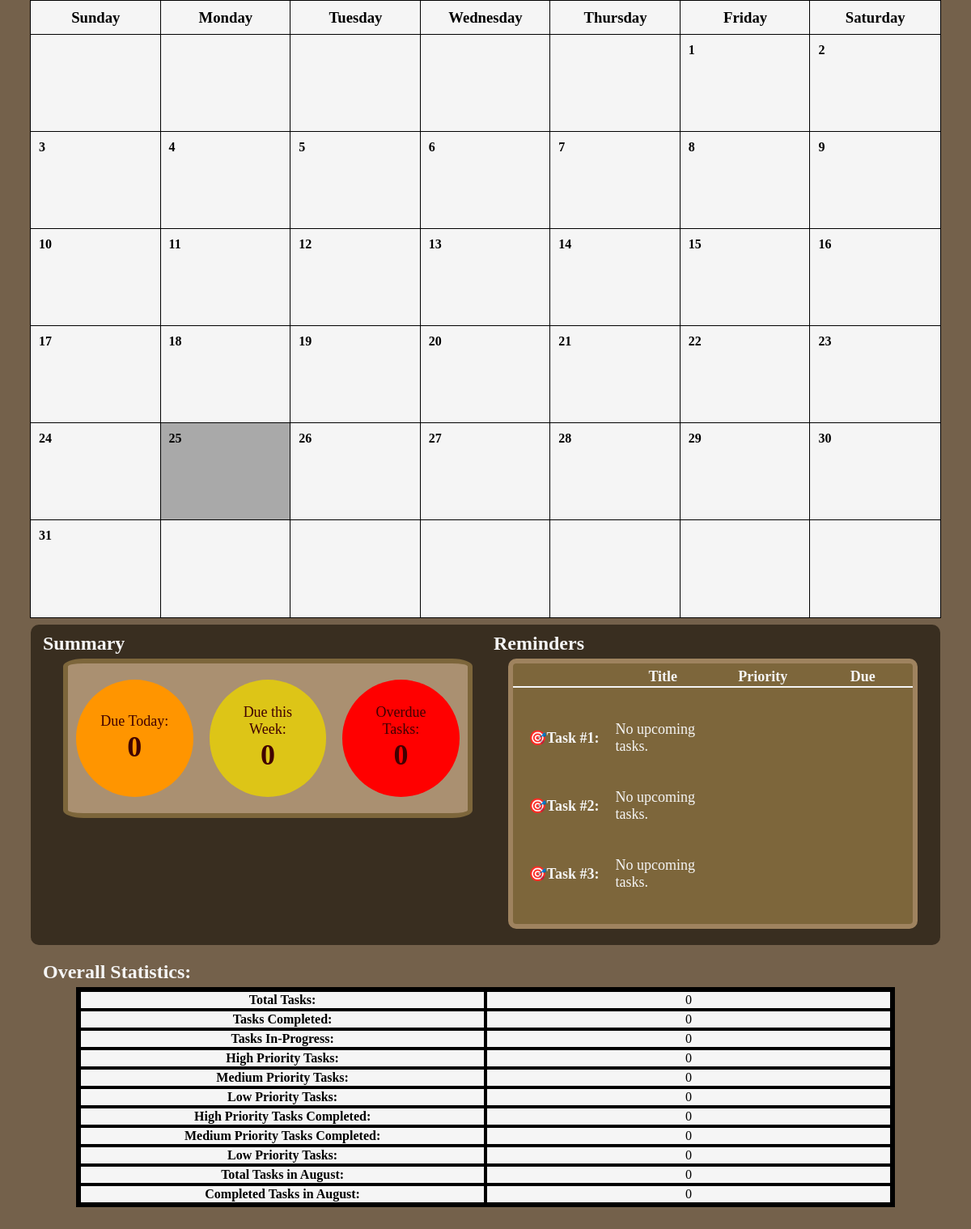
The page /home (signed in, lower part) on the database as committed earlier.
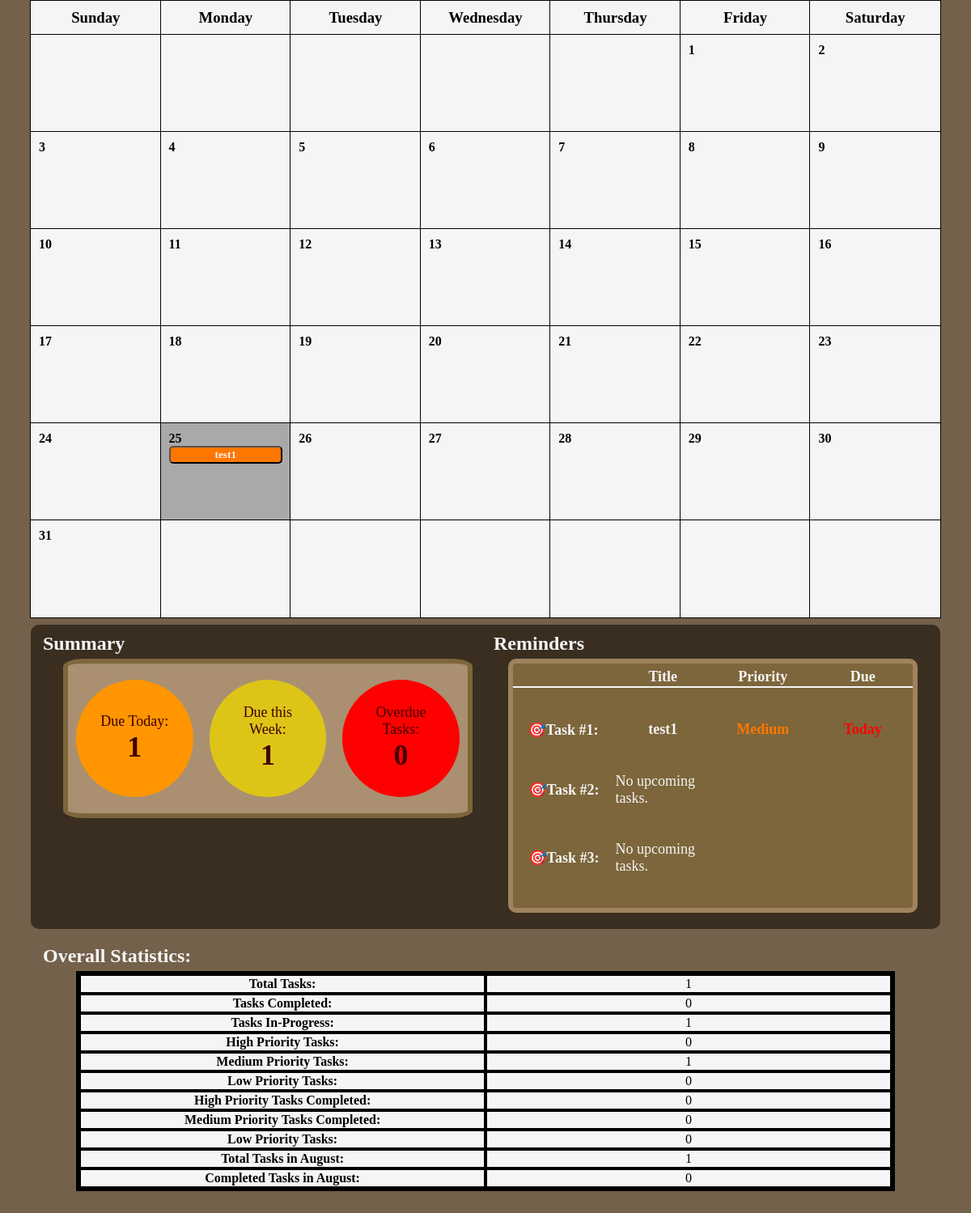
The same page on the database as committed later.
### app.py (models this page shows)
class Task(db.Model):
    id = db.Column(db.Integer, primary_key=True)
    title = db.Column(db.String(128), nullable=False)
    description = db.Column(db.Text, nullable=True)
    priority = db.Column(db.String(50), nullable=False)
    deadline = db.Column(db.DateTime, nullable=True)
    status = db.Column(db.String(50), nullable=False, default='In-Progress')
    set_today_reminder = db.Column(db.Boolean, nullable=False, default=True)
    set_tommorow_reminder = db.Column(db.Boolean, nullable=False, default=True)
    user_id = db.Column(db.Integer, db.ForeignKey('user.id'), nullable=False)
    user = db.relationship('User', backref=db.backref('tasks', lazy=True))

### app.py (the view)
@app.route('/home')
def home():
    if 'user_id' not in session:
        flash('Please log in first.')
        return redirect(url_for('login'))  # Redirect to login if not logged in
    user_id = session['user_id'] # Grab the current logged-in user's ID from the session
    user = User.query.get(user_id)  # Used user_id to get the user object from database
    today = datetime.today()
    month = request.args.get('month', default=today.month, type=int)
    year = request.args.get('year', default=today.year, type=int)
    cal = calendar.Calendar(firstweekday=6)  # Create a calendar instance with weeks starting on Sunday (0=Monday, 6=Sunday)
    month_days = cal.monthdayscalendar(year, month) # month_days is a 2D array list where rows are weeks and columns are days
    month_name = calendar.month_name[month] # Gets month as a string
    tasks_list = Task.query.filter( # MUST use .filter() for extract
        extract('month', Task.deadline) == month, # extracts the task that matches the variables month and year
        extract('year',Task.deadline) == year
    ).all() # Within Task database, filter all task with the same month and year and put it into list
    tasks_count = Task.query.filter_by(user_id=user_id).count()
    tasks_complete_count = Task.query.filter(
        Task.user_id == user_id,
        Task.status == 'Complete'
    ).count()
    high_tasks = Task.query.filter(
        Task.user_id == user_id,
        Task.priority == 'High'
    ).count()
    medium_tasks = Task.query.filter(
        Task.user_id == user_id,
        Task.priority == 'Medium'
    ).count()
    low_tasks = Task.query.filter(
        Task.user_id == user_id,
        Task.priority == 'Low'
    ).count()
    high_tasks_completed = Task.query.filter(
        Task.user_id == user_id,
        Task.priority == 'High',
        Task.status == 'Complete'
    ).count()
    medium_tasks_completed = Task.query.filter(
        Task.user_id == user_id,
        Task.priority == 'Medium',
        Task.status == 'Complete'
    ).count()
    low_tasks_completed = Task.query.filter(
        Task.user_id == user_id,
        Task.priority == 'Low',
        Task.status == 'Complete'
    ).count()
    tasks_in_month = Task.query.filter(
        Task.user_id == user_id,
        extract('month', Task.deadline) == month # extracts the month from deadline
    ).count()
    completed_tasks_in_month = Task.query.filter(
        Task.user_id == user_id,
        Task.status == 'Complete',
        extract('month', Task.deadline) == month # extracts the month from deadline, checks if task's month equals today's month
    ).count()
    tasks_due_today = Task.query.filter(
        Task.user_id == user_id,
        Task.status == 'In-Progress',
        extract('month', Task.deadline) == today.month,
        extract('day', Task.deadline) == today.day,
        extract('year', Task.deadline) == today.year
    ).count()
    today = datetime.today().date() # force today to be a date object without time
    start_of_week = today - timedelta(days=today.weekday())        # Monday - today.weekday() calculates days passed since Mon. and subtracts by current day
    end_of_week = start_of_week + timedelta(days=6)                # Sunday - Adds 6 days to start of week
    tasks_due_week = Task.query.filter(
        Task.user_id == user_id,
        Task.status == 'In-Progress',
        func.date(Task.deadline) >= start_of_week, # func.date() gets the date portion and compares it tp the start_of_week date object
        func.date(Task.deadline) <= end_of_week,
        extract('year', Task.deadline) == today.year
    ).all()
    tasks_overdue = Task.query.filter(
        Task.user_id == user_id,
        Task.status == 'In-Progress',
        extract('month', Task.deadline) == today.month,
        extract('day', Task.deadline) < today.day,
        extract('year', Task.deadline) == today.year
    ).count()
    reminderTasks = reminderTasksList()
    return render_template('home.html', user=user, month=month, year=year, month_name=month_name, month_days=month_days,
        today=today, tasks_list=tasks_list, tasks_count=tasks_count, tasks_complete_count=tasks_complete_count, high_tasks=high_tasks,
        medium_tasks=medium_tasks, low_tasks=low_tasks, high_tasks_completed=high_tasks_completed, medium_tasks_completed=medium_tasks_completed,
        low_tasks_completed=low_tasks_completed, tasks_in_month=tasks_in_month, completed_tasks_in_month=completed_tasks_in_month,
        tasks_due_today=tasks_due_today, tasks_due_week=tasks_due_week, tasks_overdue=tasks_overdue, reminderTasks=reminderTasks, timedelta=timedelta)

### app.py (called while the page is built)
def reminderTasksList():
    user_id = session.get('user_id')
    today = date.today()
    top3 = [] # Holds a list of the top 3 tasks due
    allTasks = Task.query.filter_by(user_id=user_id).order_by(Task.deadline.asc()).all() # Filters tasks by user's id in database, and sort by deadline (earliest to latest)
    for task in allTasks:
        if len(top3) < 3:
            if task.status == 'In-Progress' and task.deadline.date() >= today:
                top3.append(task)
        else:
            break
    return top3

### templates/home.html (shortened to what the changed rows need)
{% extends "base.html" %}
{% block content %}
  <div class="dashboard">
    <section class="calendar-section">
        <div class="calendar-content">
            <div class="calendar-days">
                {% for week in month_days %}
                    {% for day in week %}
                        {% if day == 0 %}
                            <div class="calendar-day empty"></div>
                        {% else %}
                            <div class="calendar-day {% if day == today.day and month == today.month and year == today.year %}today{% endif %}">
                                <p class="day-number">
                                    {{ day }}
                                </p>
                                <div class="day-tasks">
                                    {% set ns = namespace(count=3, show_more=false) %}
                                    {% for task in tasks_list %}
                                        {% if task.deadline.day == day %}
                                            {% if ns.count > 0 %}
                                                {% set ns.count = ns.count - 1 %}
                                                {% set ns.show_more = true %}
                                                <button type="button" class="cal-task {{ task.priority | lower }}" onclick="openTaskPopup(this, 'task-info-popup')"
                                                    task-id="{{ task.id }}"
                                                    task-title="{{ task.title }}"
                                                    task-description="{{ task.description }}"
                                                    task-priority="{{ task.priority }}"
                                                    task-deadline="{{ task.deadline.strftime('%B %d, %Y @ %I:%M %p') }}"
                                                >
                                                    {{ task.title }}
                                                </button>
                                            {% elif ns.show_more == true %}
                                                {% set ns.show_more = false %}
                                                <a href="{{ url_for('view_more_tasks', deadline=task.deadline.strftime('%Y-%m-%d'))}}">
                                                    <button type="button" class="more-button"> More </button>
                                                </a>
                                            {% endif %}
                                        {% endif %}
                                    {% endfor %}
                                </div>
                            </div>
                        {% endif %}
                    {% endfor %}
                {% endfor %}
            </div>
        </div>
    </section>
    <div class="sumrem-section">
        <section class="summary-section">
            <h2 style="margin:0; margin-bottom: 5px; color: whitesmoke; margin-left: 15px;">Summary</h2>
            <div class="summary-box">
                <div class="summary-content">
                    <div class="due-today">
                        <div class="text">
                            <p>Due Today:</p>
                            <h4>{{ tasks_due_today }}</h4>
                        </div>
                    </div>
                    <div class="due-week">
                        <div class="text">
                            <p>Due this Week:</p>
                            <h4>{{ tasks_due_week | length }}</h4>
                        </div>
                    </div>
                </div>
            </div>
        </section>
        <section class="reminders-section">
            <h2 style="margin:0; margin-bottom: 5px; color: whitesmoke; margin-left: 10px;">Reminders</h2>
            <div class="reminder-box">
                <table class="reminder-table">
                    <tr class="reminder-header">
                        <th></th>
                        <th>Title</th>
                        <th>Priority</th>
                        <th>Due</th>
                    </tr>
                    <tr class="task1">
                        <th>🎯Task #1:</th>
                        {% if reminderTasks|length > 0 %}
                            <td>
                                <a href="{{ url_for('view_more_tasks', deadline=reminderTasks[0].deadline.strftime('%Y-%m-%d'))}}" class="reminder-task">
                                    {{ reminderTasks[0].title }}
                                </a>
                            </td>
                            <td class="reminder-priority {{ reminderTasks[0].priority | lower }}">{{ reminderTasks[0].priority}}</td>
                            {% if reminderTasks[0].deadline.date() == today %}
                                <td class="deadlime-today" style="color: rgb(255, 0, 0); font-weight: bold;">Today</td>
                            {% elif reminderTasks[0].deadline.date() == today + timedelta(days=1) %}
                                <td class="deadlime-tommorow" style="color: rgb(255, 119, 0); font-weight: bold;">Tommorow</td>
                            {% else %}
                                <td class="deadline-later" style="color: rgb(255, 217, 27); font-weight: bold;">in {{ (reminderTasks[0].deadline.date() - today).days }} days</td>
                            {% endif %}
                        {% else %}
                            <td colspan="3" class="no-upcoming">No upcoming tasks.</td>
                        {% endif %}
                    </tr>
                    <tr class="task2">
                        <th>🎯Task #2:</th>
                    </tr>
                    <tr class="task3">
                        <th>🎯Task #3:</th>
                    </tr>
                </table>
            </div>
        </section>
    </div>
    <section class="stats-section">
        <h2 class="stats-title" style="margin:0; margin-bottom: 5px; color: whitesmoke; margin-left: 15px; font-family: Bahnschrift SemiBold;">Overall Statistics:</h2>
        <div class="stats-box">
            <table class="stats-table">
                <tr class="total-tasks">
                    <th>Total Tasks:</th>
                    <td>{{ tasks_count }}</td>
                </tr>
                <tr class="complete-tasks">
                    <th>Tasks Completed:</th>
                </tr>
                <tr class="in-progress-tasks">
                    <th>Tasks In-Progress:</th>
                    <td>{{ tasks_count - tasks_complete_count }}</td>
                </tr>
                <tr class="high-priority-tasks">
                    <th>High Priority Tasks:</th>
                </tr>
                <tr class="medium-priority-tasks">
                    <th>Medium Priority Tasks:</th>
                    <td>{{ medium_tasks }}</td>
                </tr>
                 <tr class="low-priority-tasks">
                    <th>Low Priority Tasks:</th>
                </tr>
                  <tr class="high-priority-tasks-completed">
                    <th>High Priority Tasks Completed:</th>
                </tr>
                <tr class="medium-priority-tasks-completed">
                    <th>Medium Priority Tasks Completed:</th>
                </tr>
                <tr class="low-priority-tasks-completed">
                    <th>Low Priority Tasks:</th>
                </tr>
                <tr class="tasks-month">
                    <th>Total Tasks in {{ month_name }}:</th>
                    <td>{{ tasks_in_month }}</td>
                </tr>
                <tr class="tasks-completed-month">
                    <th>Completed Tasks in {{ month_name }}:</th>
                </tr>
            </table>
        </div>
    </section>
  </div>
{% endblock %}

Rows that differ between the two databases and show on the page:
added Task: title "test1", priority "Medium"
Other text that changed with them:
{{ tasks_due_today }}: "0" → "1"
{{ tasks_due_week | length }}: "0" → "1"
{{ tasks_count }}: "0" → "1"
{{ tasks_count - tasks_complete_count }}: "0" → "1"
{{ medium_tasks }}: "0" → "1"
{{ tasks_in_month }}: "0" → "1"
text no longer shown: "No upcoming tasks."
text now shown: "Today"
